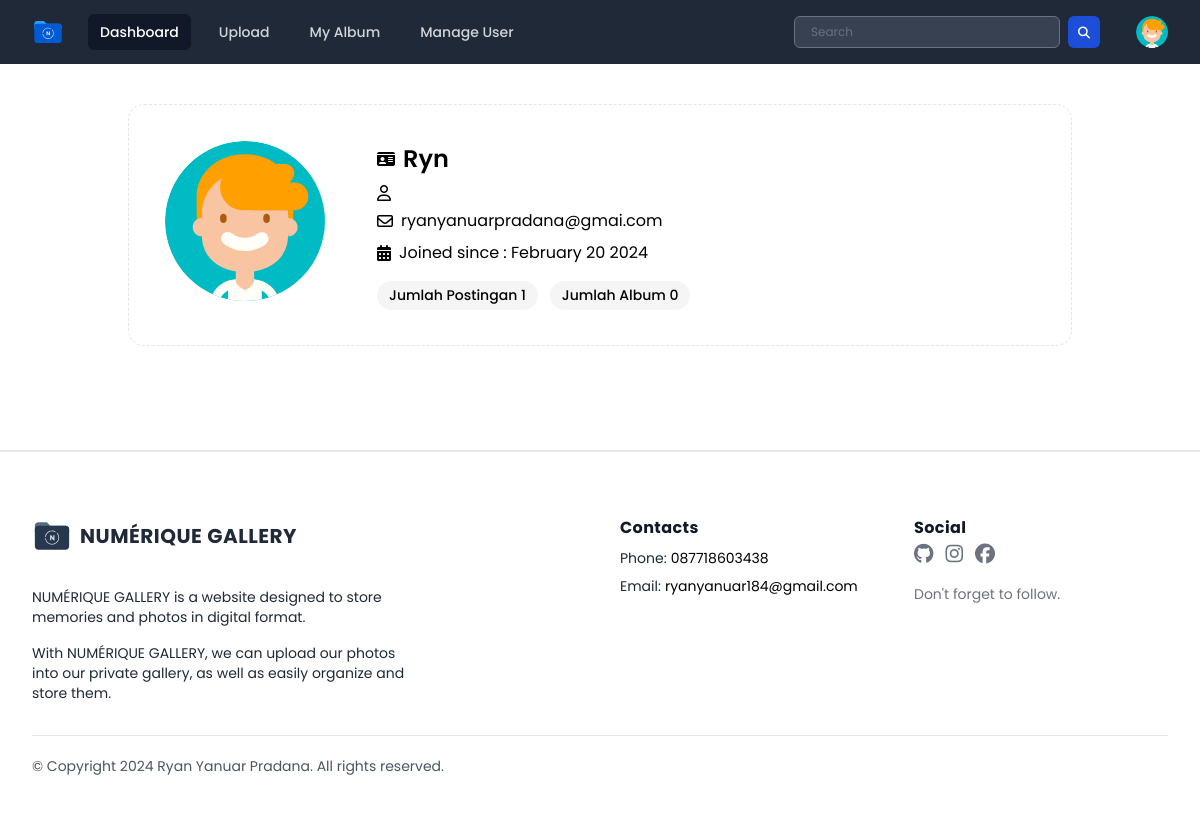
/public/page/user/profile.php (signed in), run on an earlier commit of the app's database.
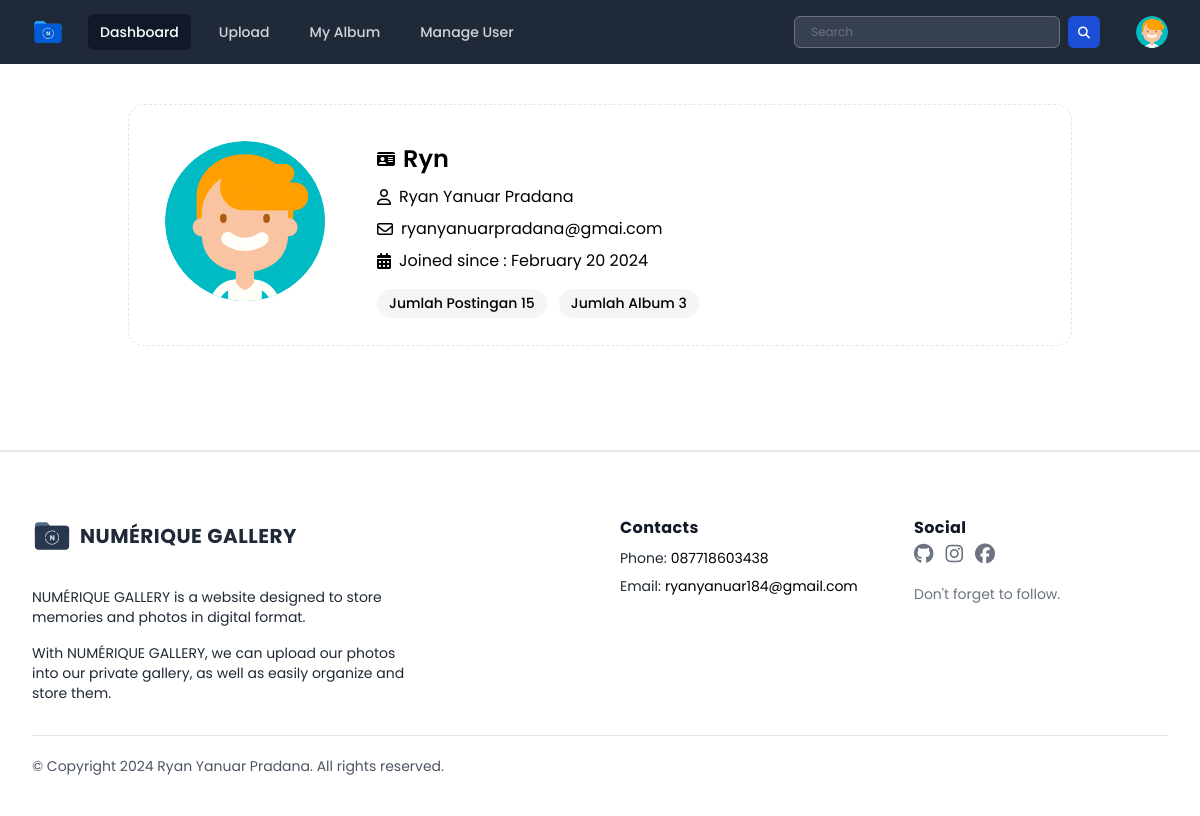
And on a later commit of the database.
### tables this page shows
CREATE TABLE `users` (
  `userID` int(11) NOT NULL,
  `name` varchar(255) DEFAULT NULL,
  `username` varchar(50) NOT NULL,
  `password` varchar(255) NOT NULL,
  `email` varchar(100) NOT NULL,
  `access_level` varchar(50) DEFAULT 'user',
  `last_login` datetime DEFAULT NULL,
  `createdAt` timestamp NOT NULL DEFAULT current_timestamp(),
  `profile_photo` varchar(255) DEFAULT 'default_profile.svg'
);

### public/page/user/profile.php (the view, shortened to what the changed rows need)
<?php
include "../../../database/koneksi.php";
$username = $_SESSION["username"];
$query = "SELECT * FROM users WHERE username = '$username'";
$result = mysqli_query($conn, $query);
if ($result && mysqli_num_rows($result) > 0) {
    $row = mysqli_fetch_assoc($result);
    $profile_photo = $row['profile_photo'];
    $query_postingan = "SELECT COUNT(*) AS jumlah_postingan FROM photos WHERE userID = '{$row['userID']}'";
    $result_postingan = mysqli_query($conn, $query_postingan);
    $jumlah_postingan = 0;
    if ($result_postingan && mysqli_num_rows($result_postingan) > 0) {
        $row_postingan = mysqli_fetch_assoc($result_postingan);
        $jumlah_postingan = $row_postingan['jumlah_postingan'];
    } else {
        echo "Error: " . mysqli_error($conn);
    }
    $query_album = "SELECT COUNT(*) AS jumlah_album FROM albums WHERE userID = '{$row['userID']}'";
    $result_album = mysqli_query($conn, $query_album);
    $jumlah_album = 0;
    if ($result_album && mysqli_num_rows($result_album) > 0) {
        $row_album = mysqli_fetch_assoc($result_album);
        $jumlah_album = $row_album['jumlah_album'];
    } else {
        echo "Error: " . mysqli_error($conn);
    }
} else {
    echo "Error: " . mysqli_error($conn);
}
?>
<!DOCTYPE html>
<html lang="en">
<head>
    <link rel="stylesheet" href="../../css/output.css">
    <link rel="stylesheet" href="../../css/style.css">
    <link rel="stylesheet" href="../../css/all.min.css">
    <link rel="stylesheet" href="../../css/fontawesome.min.css">
</head>
<body class="h-screen font-poppins">
    <div x-data="{ open: false, profileMenuOpen: false }">
        <nav class="bg-gray-800">
            <div class="mx-auto max-w-7xl px-2 sm:px-6 lg:px-8">
                <div class="relative flex h-16 items-center justify-between">
                    <div class="flex items-center">
                        <div class="absolute inset-y-0 right-0 flex items-center pr-2 sm:static sm:inset-auto sm:ml-6 sm:pr-0">
                            <div class="relative ml-3">
                                <div>
                                    <button @click="profileMenuOpen = !profileMenuOpen" type="button" class="relative flex rounded-full bg-gray-800 text-sm focus:outline-none focus:ring-2 focus:ring-white focus:ring-offset-2 focus:ring-offset-gray-800" id="user-menu-button" aria-expanded="false" aria-haspopup="true">
                                        <span class="absolute -inset-1.5"></span>
                                        <img class="h-8 w-8 rounded-full" src="../../../database/uploads/<?= $profile_photo ?>" alt="<?= $row['username'] ?> profile photo">
                                    </button>
                                </div>
                            </div>
                        </div>
                    </div>
                </div>
            </div>
        </nav>
    </div>
    <div class="container mx-auto p-10">
        <div class="relative flex flex-col w-full min-w-0 mb-6 !important break-words border border-dashed bg-clip-border rounded-2xl border-stone-200 bg-light/30 draggable">
            <div class="px-9 pt-9 flex-auto min-h-[70px] pb-0 bg-transparent">
                <div class="flex flex-wrap mb-6 xl:flex-nowrap">
                    <div class="mb-5 mr-5">
                        <div class="relative inline-block shrink-0 w-48 rounded-2xl">
                            <img class="inline-block shrink-0 rounded-full w-[80px] h-[80px] lg:w-[160px] lg:h-[160px]" src="../../../database/uploads/<?= $row['profile_photo'] ?>" alt="<?= $row['username'] ?> profile photo" />
                        </div>
                    </div>
                    <div class="grow">
                        <div class="flex flex-wrap items-start justify-between mb-2">
                            <div class="flex flex-col">
                                <div class="flex items-center mb-2">
                                    <i class="fa-solid fa-id-card mr-2"></i>
                                    <p class="text-secondary-inverse hover:text-primary transition-colors duration-200 ease-in-out font-semibold text-[1.5rem] mr-1" href="javascript:void(0)"> <?= $row['username'] ?> </p>
                                </div>
                                <div class="flex flex-wrap pr-2 font-medium">
                                    <p class="flex items-center mb-2 font-normal mr-5 text-secondary-dark hover:text-primary" href="javascript:void(0)">
                                        <i class="fa-regular fa-user mr-2"></i><?= $row['name'] ?>
                                    </p>
                                </div>
                                <div class="flex flex-wrap pr-2 font-medium">
                                    <p class="flex items-center mb-2 font-normal mr-5 text-secondary-dark hover:text-primary" href="javascript:void(0)">
                                        <i class="fa-regular fa-envelope mr-2"></i> <?= $row['email'] ?>
                                    </p>
                                </div>
                                <div>
                                    <p class="flex items-center mb-2 mr-5 text-secondary-dark hover:text-primary" href="javascript:void(0)">
                                        <i class="fa-solid fa-calendar-days mr-2"></i> Joined since : <?= date('F j Y', strtotime($row['createdAt'])); ?>
                                    </p>
                                </div>
                            </div>
                        </div>
                        <div class="relative top-0 right-0">
                            <div class="flex flex-wrap absolute justify-between">
                                <div class="flex flex-wrap items-center">
                                    <span href="javascript:void(0)" class="mr-3 mb-2 inline-flex items-center justify-center text-secondary-inverse rounded-full bg-neutral-100 hover:bg-neutral-200 transition-all duration-200 ease-in-out px-3 py-1 text-sm font-medium leading-normal"> Jumlah Postingan <?= $jumlah_postingan ?> </span>
                                    <span href="javascript:void(0)" class="mr-3 mb-2 inline-flex items-center justify-center text-secondary-inverse rounded-full bg-neutral-100 hover:bg-neutral-200 transition-all duration-200 ease-in-out px-3 py-1 text-sm font-medium leading-normal"> Jumlah Album <?= $jumlah_album ?></span>
                                </div>
                            </div>
                        </div>
                    </div>
                </div>
            </div>
        </div>
    </div>
</body>
</html>

What changed in the data, as far as the page shows it:
changed users "Ryn": name (not shown) → "Ryan Yanuar Pradana"
Also different on the page:
$jumlah_postingan: "1" → "15"
$jumlah_album: "0" → "3"
